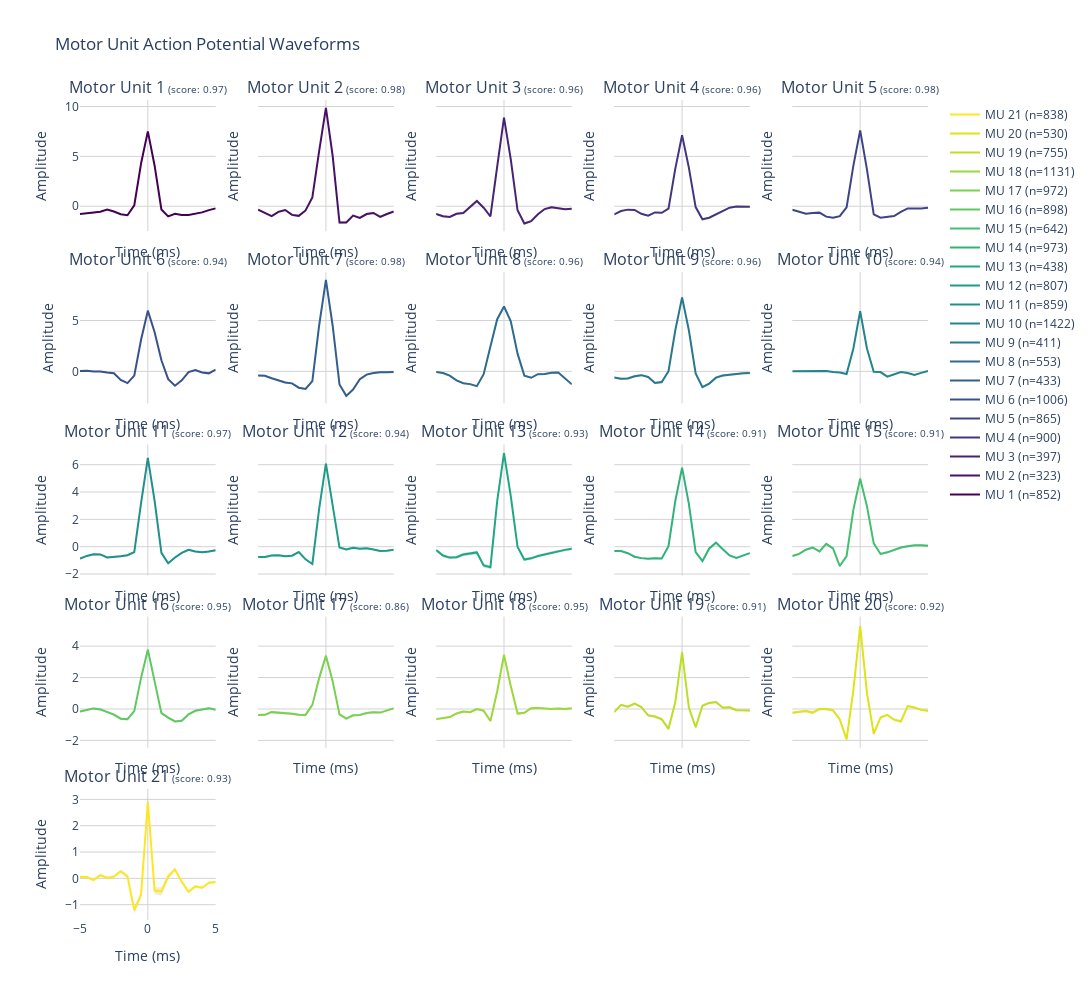

Notebook code for this chart:
### Code cell
emg.plot(plot_type='waveforms', min_score=0.93)
emg.save()
